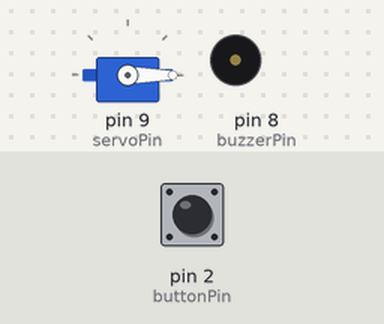
Simulated run of this sketch. Board: Arduino Uno, built with avr-gcc and run on an emulated ATmega328P. Parts: servo, buzzer (waves = sounding, pin HIGH). The test bench sets the inputs (shaded band); at power-on: pin 2 (buttonPin) HIGH.

Above: at 1.2 s.
1.3 s: pin 2 (buttonPin) pulled LOW for 0.15 s
At 1.7 s:
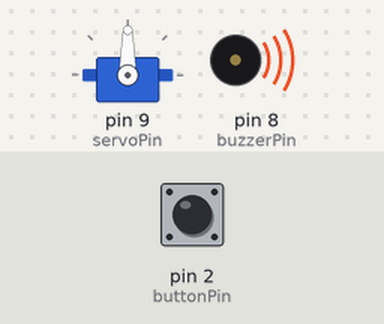
3.8 s: pin 2 (buttonPin) pulled LOW for 3.2 s
At 4.7 s:
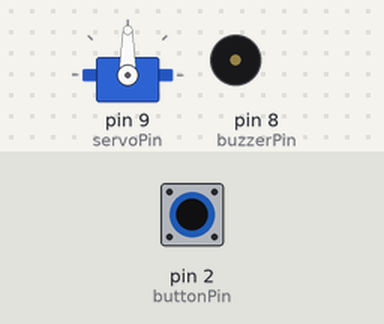
Timing chart, 0 to 9.3 s (numbered marks = the images above; inputs shaded):
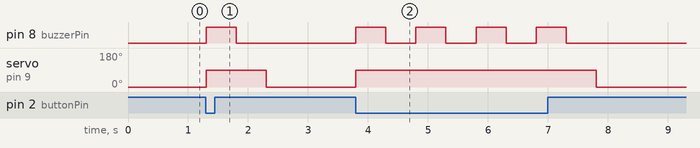

Measured:
- after the input at 1.3 s, pin 8 (buzzerPin): LOW → HIGH at once, → LOW 0.50 s later; servo on pin 9 (servoPin): 0° → 90° at once, → 0° 1.0 s later
- after the input at 3.8 s, pin 8 (buzzerPin): alternates HIGH for 0.50 s and LOW for 0.50 s, 8 changes in all, then stays LOW, starting at once; servo on pin 9 (servoPin): 0° → 90° at once, → 0° 4.0 s later

The sketch:

Day_18.ino
```cpp
#include <Servo.h>   // loads the servo library

Servo myServo;
const int buttonPin = 2;
const int buzzerPin = 8;
const int servoPin = 9;

void setup() {
  pinMode(buttonPin, INPUT_PULLUP);  // button reads LOW when pressed
  pinMode(buzzerPin, OUTPUT);
  myServo.attach(servoPin);
  myServo.write(0);                  // default position
}

void loop() {
  if (digitalRead(buttonPin) == LOW) {   // trigger: button pressed
    myServo.write(90);                   // move servo to 90°
    digitalWrite(buzzerPin, HIGH);       // sound buzzer
    delay(500);                          // for 500 ms
    digitalWrite(buzzerPin, LOW);        // buzzer off
    delay(500);                          // brief wait
    myServo.write(0);                    // return to default
  }
}
```
